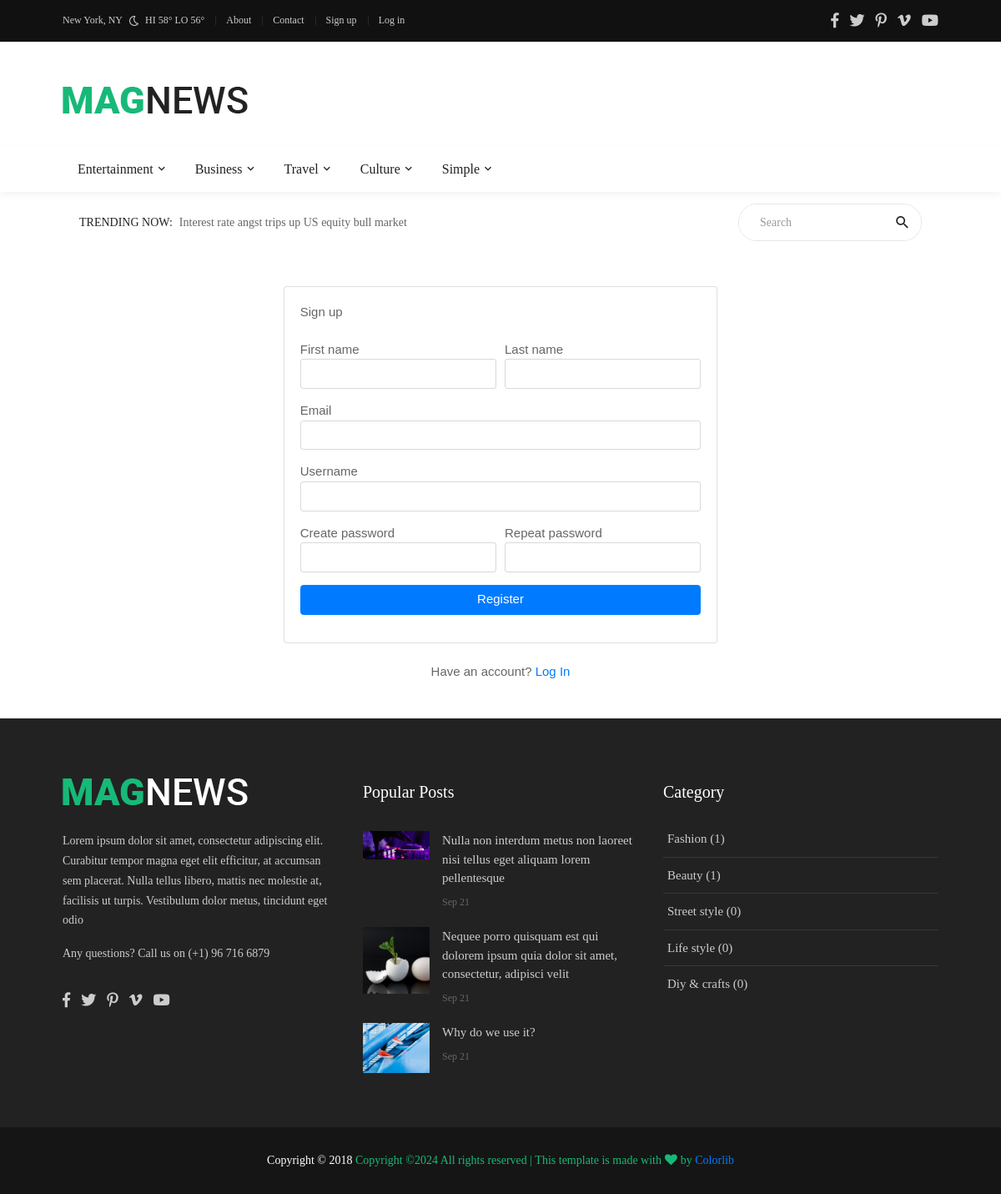
Page /accounts/register/ on the committed database.
### blog/models.py (models this page shows, shortened)
class CategoryParent(models.Model):
    title = models.CharField(max_length=100)

class Post(models.Model):
    user = models.ForeignKey(User, on_delete=models.CASCADE)
    category = models.ForeignKey(Category, on_delete=models.CASCADE)
    title = models.CharField(max_length=300)
    content = RichTextField()
    image = models.ImageField(upload_to='blog/images/', blank=False, null=False, validators=[FileExtensionValidator(['jpg', 'jpeg', 'png'])])
    created_at = models.DateTimeField(auto_now_add=True)
    updated_at = models.DateTimeField(auto_now=True)
    views = models.IntegerField(default=0)
    is_public = models.BooleanField(default=False)

class Category(models.Model):
    title = models.CharField(max_length=300)
    parent = models.ForeignKey(CategoryParent, on_delete=models.CASCADE, null=True)

### account/views.py (the view)
# urls.py: path('register/', views.user_register, name='user_register'),
def user_register(request):
    if request.user.is_authenticated:
        return redirect('index')
    if request.method == 'POST':
        forms = SignUpForm(request.POST)
        if forms.is_valid():
            first_name = forms.cleaned_data.get('first_name')
            last_name = forms.cleaned_data.get('last_name')
            email = forms.cleaned_data.get('email')
            phone = forms.cleaned_data.get('phone')
            address = forms.cleaned_data.get('address')
            user = forms.save(commit=False)
            user.is_staff = True
            user.email = email
            user.first_name = first_name
            user.last_name = last_name
            user.save()
            customer = Customer.objects.create(user=user, phone=phone, address=address)
            customer.save()
            content_type = ContentType.objects.get_for_model(Post)  # Lấy ContentType cho model Post
            permissions = Permission.objects.filter(
                content_type=content_type)  # Lấy tất cả các quyền liên quan đến model Post
            user.user_permissions.add(*permissions)
            return redirect('user_login')
        else:
            messages.error(request, 'User already exist!!!')
            return redirect('user_register')
    else:
        forms = SignUpForm()
    return render(request, 'account/register.html', {'forms': forms})

### account/forms.py
class SignUpForm(UserCreationForm):
    phone = forms.CharField(max_length=20, required=True)
    address = forms.CharField(max_length=100, required=True)
    class Meta:
        model = User
        fields = ['first_name', 'last_name', 'email', 'username', 'password1', 'password2', 'phone', 'address']
        widgets = {
            'first_name': forms.TextInput(attrs={'class': 'form-control', 'required': 'true'}),
            'last_name': forms.TextInput(attrs={'class': 'form-control', 'required': 'true'}),
            'email': forms.TextInput(attrs={'class': 'form-control', 'required': 'true'}),
            'username': forms.TextInput(attrs={'class': 'form-control', 'required': 'true'}),
            'phone': forms.TextInput(attrs={'class': 'form-control', 'required': 'true'}),
            'address': forms.TextInput(attrs={'class': 'form-control', 'required': 'true'}),
        }

### blog/context_processors.py (called while the page is built)
def categories_parents(request):
    categories = CategoryParent.objects.all()
    return {'cat_parents': categories}

def get_tags(request):
    tags = Tag.objects.all()
    return {'tags': tags}

def get_popular_posts(request):
    popular_posts = Post.objects.all().order_by('-views')[:4]
    return {'popular_posts': popular_posts}

def get_categories(request):
    categories = Category.objects.all()[:5]
    return {'categories': categories}

### templates/account/register.html (shortened to what this page needs)
{% extends '../base.html' %}
{% block content %}
    {% load widget_tweaks %}
    <div class="card mx-auto" style="max-width:520px; margin-top:40px;">
        <article class="card-body">
            <header class="mb-4"><h4 class="card-title">Sign up</h4></header>
            <form method="POST">
                <div class="form-row">
                    <div class="col form-group">
                        <label>First name</label>
                        {{ forms.first_name }}
                    </div>
                    <div class="col form-group">
                        <label>Last name</label>
                        {{ forms.last_name }}
                    </div>
                </div>
                <div class="form-group">
                    <label>Email</label>
                    {{ forms.email }}
                </div>
                <div class="form-group">
                    <label>Username</label>
                    {{ forms.username }}
                </div>
                <div class="form-row">
                    <div class="form-group col-md-6">
                        <label>Create password</label>
                        {{ forms.password1|add_class:"form-control" }}
                    </div>
                    <div class="form-group col-md-6">
                        <label>Repeat password</label>
                        {{ forms.password2|add_class:"form-control" }}
                    </div>
                </div>
                <div class="form-group">
                    <button type="submit" class="btn btn-primary btn-block"> Register</button>
                </div>
            </form>
        </article>
    </div>
    <p class="text-center mt-4">Have an account? <a href="{% url 'user_login' %}">Log In</a></p>
    <br><br>
{% endblock %}

### templates/partial/header.html (shortened to what this page needs)
{% load static %}
<header>
    <div class="container-menu-desktop">
        <div class="topbar">
            <div class="content-topbar container h-100">
                <div class="left-topbar">
						<span class="left-topbar-item flex-wr-s-c">
							<span>
								New York, NY
							</span>
							<img class="m-b-1 m-rl-8" src="{% static 'images/icons/icon-night.png' %}" alt="IMG">
							<span>
								HI 58° LO 56°
							</span>
						</span>
                    <a href="{% url 'about' %}" class="left-topbar-item">
                        About
                    </a>
                    <a href="{% url 'contact_us' %}" class="left-topbar-item">
                        Contact
                    </a>
                    {% if user.is_authenticated %}
                        <a class="left-topbar-item" href="{% url 'user_profile' %}">{{ user.username }}</a>
                        <a href="{% url 'user_logout' %}" class="left-topbar-item">
                            Log out
                        </a>
                    {% else %}
                        <a href="{% url 'user_register' %}" class="left-topbar-item">
                            Sign up
                        </a>
                        <a href="{% url 'user_login' %}" class="left-topbar-item">
                            Log in
                        </a>
                    {% endif %}
                </div>
                <div class="right-topbar">
                    <a href="#">
                        <span class="fab fa-facebook-f"></span>
                    </a>
                    <a href="#">
                        <span class="fab fa-twitter"></span>
                    </a>
                    <a href="#">
                        <span class="fab fa-pinterest-p"></span>
                    </a>
                    <a href="#">
                        <span class="fab fa-vimeo-v"></span>
                    </a>
                    <a href="#">
                        <span class="fab fa-youtube"></span>
                    </a>
                </div>
            </div>
        </div>
        <div class="wrap-logo container">
            <div class="logo">
                <a href="{% url 'index' %}"><img src="{% static 'images/icons/logo-01.png' %}" alt="LOGO"></a>
            </div>
        </div>
        <div class="wrap-main-nav">
            <div class="main-nav">
                <nav class="menu-desktop">
                    <ul class="main-menu">
                        {% for cate_parent in cat_parents %}
                            <li class="mega-menu-item">
                                <a href="{% url 'category_parent_detail' cate_parent.id %}">{{ cate_parent.title|capfirst }}</a>
                            </li>
                        {% endfor %}
                    </ul>
                </nav>
            </div>
        </div>
    </div>
</header>
<div class="container">
    <div class="bg0 flex-wr-sb-c p-rl-20 p-tb-8">
        <div class="f2-s-1 p-r-30 size-w-0 m-tb-6 flex-wr-s-c">
				<span class="text-uppercase cl2 p-r-8">
					Trending Now:
				</span>
            <span class="dis-inline-block cl6 slide100-txt pos-relative size-w-0" data-in="fadeInDown"
                  data-out="fadeOutDown">
					<span class="dis-inline-block slide100-txt-item animated visible-false">
						Interest rate angst trips up US equity bull market
					</span>
				</span>
        </div>
        <form action="{% url 'search' %}" method="get" class="pos-relative size-a-2 bo-1-rad-22 of-hidden bocl11 m-tb-6">
                <input class="f1-s-1 cl6 plh9 s-full p-l-25 p-r-45" type="text" name="q" placeholder="Search">
                <button class="flex-c-c size-a-1 ab-t-r fs-20 cl2 hov-cl10 trans-03">
                    <i class="zmdi zmdi-search"></i>
                </button>
        </form>
    </div>
</div>

### templates/partial/footer.html (shortened to what this page needs)
{% load static %}
	<footer>
		<div class="bg2 p-t-40 p-b-25">
			<div class="container">
				<div class="row">
					<div class="col-lg-4 p-b-20">
						<div class="size-h-3 flex-s-c">
							<a href="index.html">
								<img class="max-s-full" src="{% static 'images/icons/logo-02.png' %}" alt="LOGO">
							</a>
						</div>
						<div>
							<p class="f1-s-1 cl11 p-b-16">
								Lorem ipsum dolor sit amet, consectetur adipiscing elit. Curabitur tempor magna eget elit efficitur, at accumsan sem placerat. Nulla tellus libero, mattis nec molestie at, facilisis ut turpis. Vestibulum dolor metus, tincidunt eget odio
							</p>
							<p class="f1-s-1 cl11 p-b-16">
								Any questions? Call us on (+1) 96 716 6879
							</p>
							<div class="p-t-15">
								<a href="#" class="fs-18 cl11 hov-cl10 trans-03 m-r-8">
									<span class="fab fa-facebook-f"></span>
								</a>
								<a href="#" class="fs-18 cl11 hov-cl10 trans-03 m-r-8">
									<span class="fab fa-twitter"></span>
								</a>
								<a href="#" class="fs-18 cl11 hov-cl10 trans-03 m-r-8">
									<span class="fab fa-pinterest-p"></span>
								</a>
								<a href="#" class="fs-18 cl11 hov-cl10 trans-03 m-r-8">
									<span class="fab fa-vimeo-v"></span>
								</a>
								<a href="#" class="fs-18 cl11 hov-cl10 trans-03 m-r-8">
									<span class="fab fa-youtube"></span>
								</a>
							</div>
						</div>
					</div>
					<div class="col-sm-6 col-lg-4 p-b-20">
						<div class="size-h-3 flex-s-c">
							<h5 class="f1-m-7 cl0">
								Popular Posts
							</h5>
						</div>
						<ul>
                            {% for post in popular_posts|slice:"3" %}
                            	<li class="flex-wr-sb-s p-b-20">
								<a href="{% url 'post_detail' post.id %}" class="size-w-4 wrap-pic-w hov1 trans-03">
									<img src="{{ post.image.url }}" alt="IMG">
								</a>
								<div class="size-w-5">
									<h6 class="p-b-5">
										<a href="#" class="f1-s-5 cl11 hov-cl10 trans-03">
                                            {{ post.title }}
										</a>
									</h6>
									<span class="f1-s-3 cl6">
										{{ post.created_at|date:"M d" }}
									</span>
								</div>
							</li>
                            {% endfor %}
						</ul>
					</div>
					<div class="col-sm-6 col-lg-4 p-b-20">
						<div class="size-h-3 flex-s-c">
							<h5 class="f1-m-7 cl0">
								Category
							</h5>
						</div>
						<ul class="m-t--12">
                            {% for category in categories|slice:"6" %}
                            	<li class="how-bor1 p-rl-5 p-tb-10">
								<a href="{% url 'category_detail' category.id %}" class="f1-s-5 cl11 hov-cl10 trans-03 p-tb-8">
                                    {{ category.title|capfirst }} ({{ category.post_set.count }})
								</a>
							</li>
                            {% endfor %}
						</ul>
					</div>
				</div>
			</div>
		</div>
		<div class="bg11">
			<div class="container size-h-4 flex-c-c p-tb-15">
				<span class="f1-s-1 cl0 txt-center">
					Copyright © 2018
					<a href="#" class="f1-s-1 cl10 hov-link1">
Copyright &copy;<script>document.write(new Date().getFullYear());</script> All rights reserved | This template is made with <i class="fa fa-heart" aria-hidden="true"></i> by <a href="https://colorlib.com" target="_blank">Colorlib</a>
				</span>
			</div>
		</div>
	</footer>

### rows in the picture
CategoryParent: title "Entertainment"
CategoryParent: title "Business"
CategoryParent: title "Travel"
CategoryParent: title "Culture"
CategoryParent: title "Simple"
Post: image (picture), title "Nulla non interdum metus non laoreet nisi tellus eget aliquam lorem pellentesque", created_at "Sep 21"
Post: image (picture), title "Nequee porro quisquam est qui dolorem ipsum quia dolor sit amet, consectetur, adipisci velit", created_at "Sep 21"
Post: image (picture), title "Why do we use it?", created_at "Sep 21"
Category: title "Fashion", post_set.count "1"
Category: title "Beauty", post_set.count "1"
Category: title "Street style", post_set.count "0"
Category: title "Life style", post_set.count "0"
Category: title "Diy & crafts", post_set.count "0"
